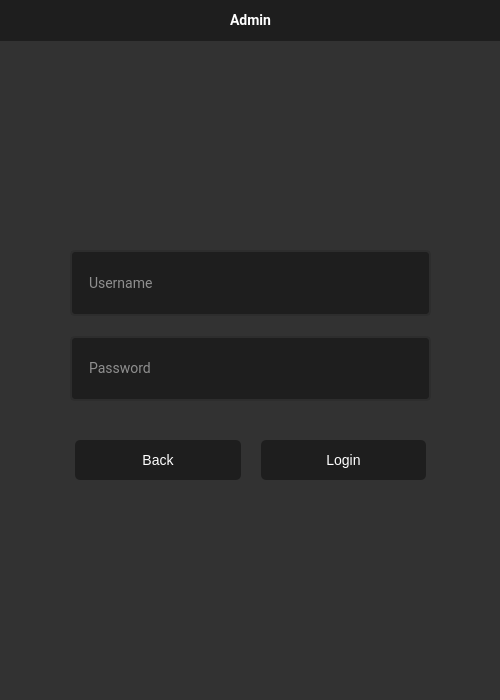
<?xml version="1.0" encoding="UTF-8"?>
<ui version="4.0">
 <class>Dialog</class>
 <widget class="QDialog" name="Dialog">
  <property name="geometry">
   <rect>
    <x>0</x>
    <y>0</y>
    <width>500</width>
    <height>700</height>
   </rect>
  </property>
  <property name="windowTitle">
   <string>Dialog</string>
  </property>
  <property name="styleSheet">
   <string notr="true">background-color: rgb(50, 50, 50);
font-size: 14px;</string>
  </property>
  <widget class="QWidget" name="verticalLayoutWidget_2">
   <property name="geometry">
    <rect>
     <x>70</x>
     <y>240</y>
     <width>361</width>
     <height>171</height>
    </rect>
   </property>
   <layout class="QVBoxLayout" name="verticalLayout_2">
    <property name="spacing">
     <number>20</number>
    </property>
    <property name="topMargin">
     <number>10</number>
    </property>
    <property name="bottomMargin">
     <number>10</number>
    </property>
    <item>
     <widget class="QLineEdit" name="Username">
      <property name="sizePolicy">
       <sizepolicy hsizetype="Minimum" vsizetype="Minimum">
        <horstretch>0</horstretch>
        <verstretch>0</verstretch>
       </sizepolicy>
      </property>
      <property name="font">
       <font>
        <family>Roboto</family>
        <pointsize>-1</pointsize>
       </font>
      </property>
      <property name="styleSheet">
       <string notr="true">QLineEdit {
    border: 2px solid rgb(45, 45, 45);
    border-radius: 5px;
    padding: 15px;
    background-color: rgb(30,30,30);   
    color: rgb(255,255,255);
}
QLineEdit:hover {
    border: 2px solid rgb(55, 55, 55);
}
QLineEdit:focus {
    border: 2px solid rgb(255, 207, 0);    
    color: rgb(200, 200, 200);
}</string>
      </property>
      <property name="text">
       <string/>
      </property>
      <property name="placeholderText">
       <string>Username</string>
      </property>
     </widget>
    </item>
    <item>
     <widget class="QLineEdit" name="Password">
      <property name="sizePolicy">
       <sizepolicy hsizetype="Minimum" vsizetype="Minimum">
        <horstretch>0</horstretch>
        <verstretch>0</verstretch>
       </sizepolicy>
      </property>
      <property name="font">
       <font>
        <family>Roboto</family>
        <pointsize>-1</pointsize>
       </font>
      </property>
      <property name="styleSheet">
       <string notr="true">QLineEdit {
    border: 2px solid rgb(45, 45, 45);
    border-radius: 5px;
    padding: 15px;
    background-color: rgb(30,30,30);   
    color: rgb(255,255,255);
}
QLineEdit:hover {
    border: 2px solid rgb(55, 55, 55);
}
QLineEdit:focus {
    border: 2px solid rgb(255, 207, 0);    
    color: rgb(200, 200, 200);
}</string>
      </property>
      <property name="placeholderText">
       <string>Password</string>
      </property>
     </widget>
    </item>
   </layout>
  </widget>
  <widget class="QWidget" name="horizontalLayoutWidget">
   <property name="geometry">
    <rect>
     <x>70</x>
     <y>420</y>
     <width>361</width>
     <height>80</height>
    </rect>
   </property>
   <layout class="QHBoxLayout" name="horizontalLayout">
    <property name="spacing">
     <number>20</number>
    </property>
    <property name="leftMargin">
     <number>5</number>
    </property>
    <property name="rightMargin">
     <number>5</number>
    </property>
    <item>
     <widget class="QPushButton" name="Back">
      <property name="minimumSize">
       <size>
        <width>0</width>
        <height>40</height>
       </size>
      </property>
      <property name="styleSheet">
       <string notr="true">QPushButton{ background-color: rgb(30,30,30);color:rgb(255,255,255);border-radius:5}

QPushButton:hover{
 background-color: rgb(35,35,35)
}</string>
      </property>
      <property name="text">
       <string>Back</string>
      </property>
     </widget>
    </item>
    <item>
     <widget class="QPushButton" name="Login">
      <property name="minimumSize">
       <size>
        <width>0</width>
        <height>40</height>
       </size>
      </property>
      <property name="styleSheet">
       <string notr="true">QPushButton{ background-color: rgb(30,30,30);color:rgb(255,255,255);border-radius:5}

QPushButton:hover{
 background-color: rgb(35,35,35)
}</string>
      </property>
      <property name="text">
       <string>Login</string>
      </property>
     </widget>
    </item>
   </layout>
  </widget>
  <widget class="QLabel" name="label">
   <property name="geometry">
    <rect>
     <x>0</x>
     <y>0</y>
     <width>501</width>
     <height>41</height>
    </rect>
   </property>
   <property name="font">
    <font>
     <family>Roboto</family>
     <pointsize>-1</pointsize>
     <weight>75</weight>
     <bold>true</bold>
    </font>
   </property>
   <property name="styleSheet">
    <string notr="true">background-color: rgb(30, 30, 30);color:rgb(255,255,255)</string>
   </property>
   <property name="text">
    <string>Admin</string>
   </property>
   <property name="textFormat">
    <enum>Qt::AutoText</enum>
   </property>
   <property name="alignment">
    <set>Qt::AlignCenter</set>
   </property>
   <property name="margin">
    <number>0</number>
   </property>
  </widget>
 </widget>
 <resources/>
 <connections/>
</ui>
